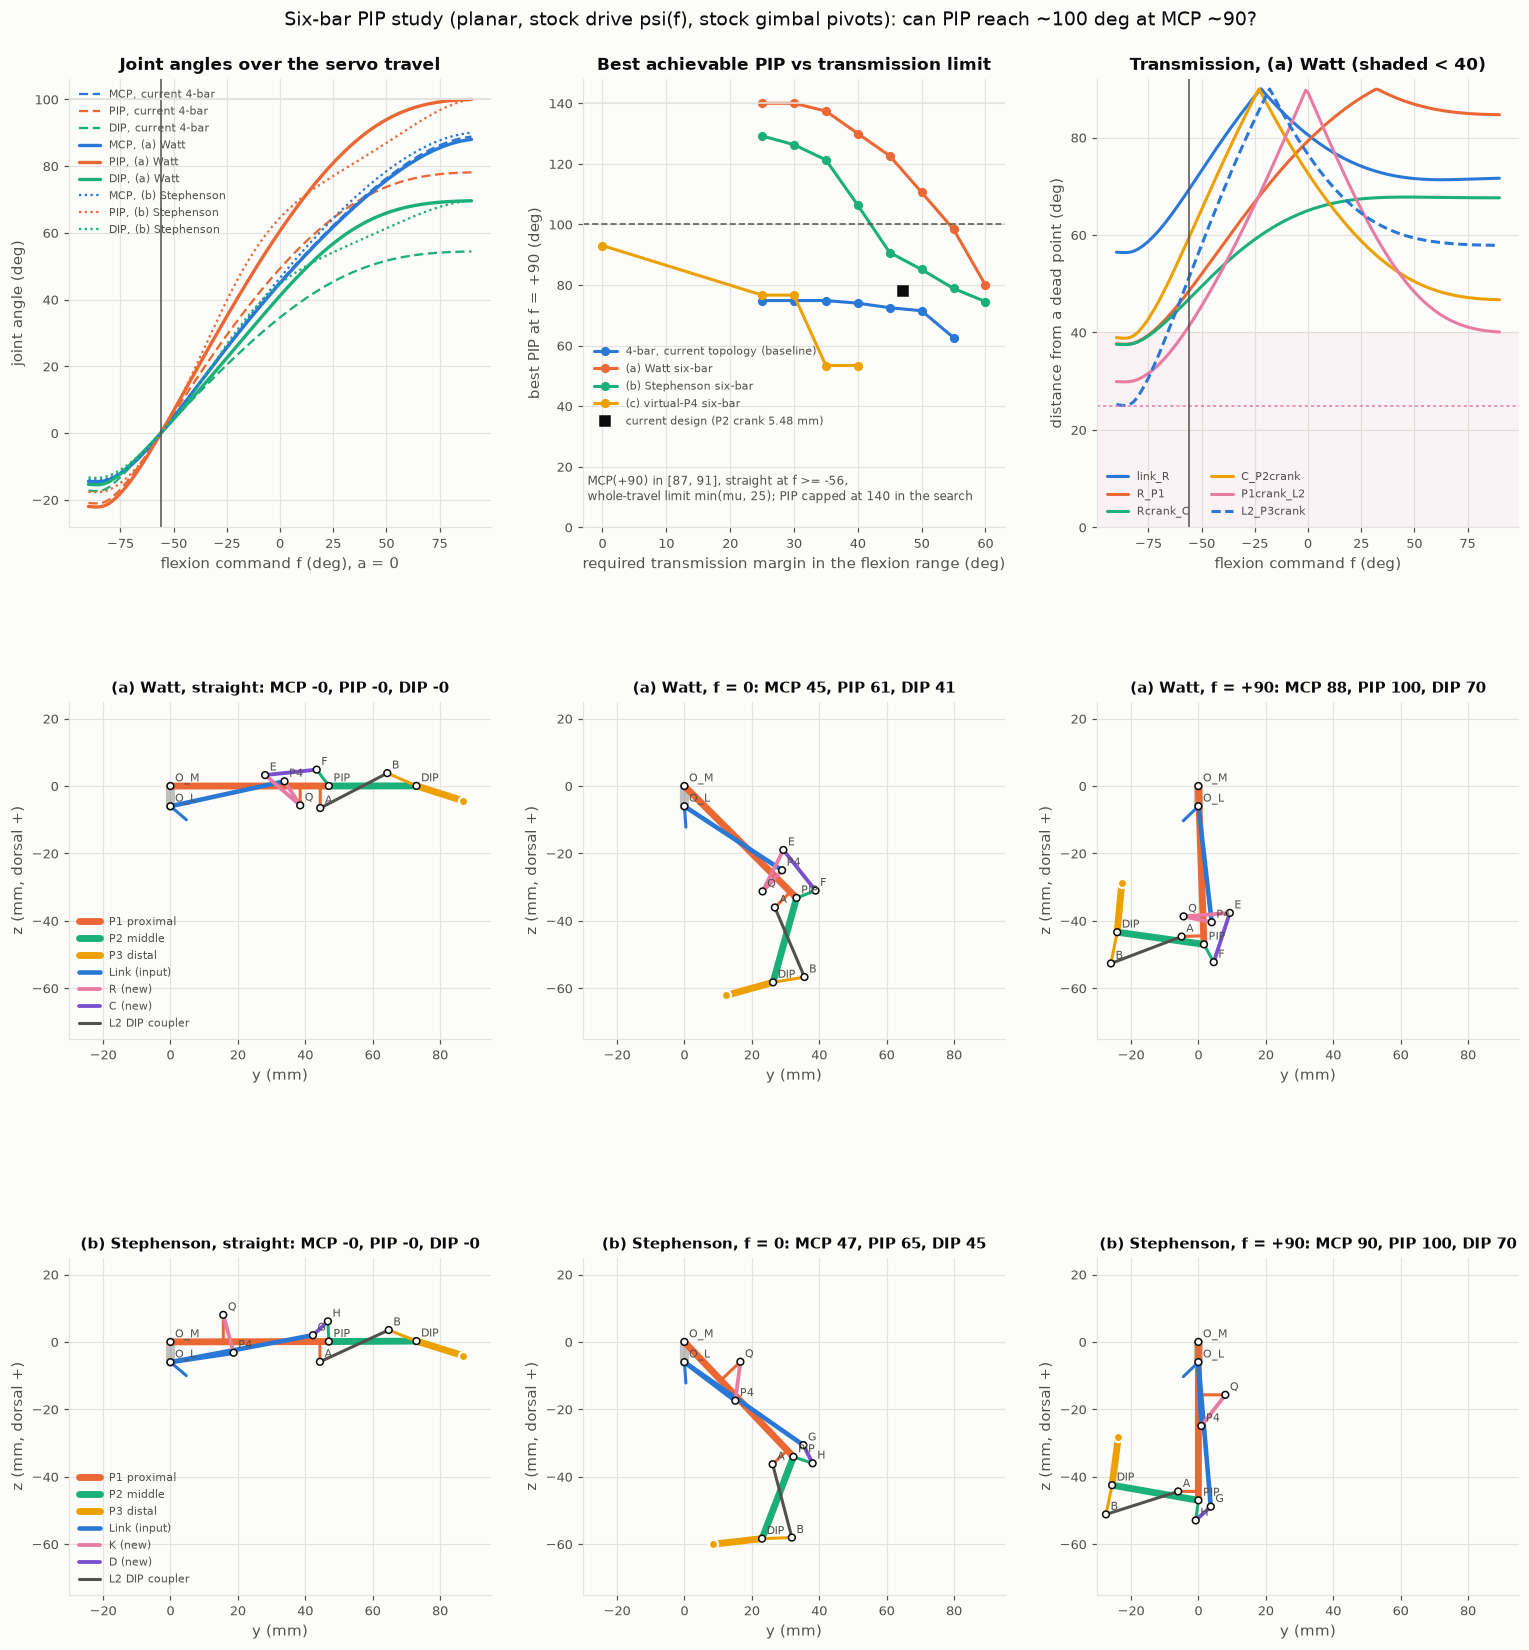

Reproduce this figure in Python.
#!/usr/bin/env python3
"""Six-bar PIP study for the 3-phalanx AmazingHand finger (planar; no CAD, no MuJoCo edits).

Question
--------
With the stock drive left exactly as it is (two SCS0009 servos, horns, rods, gimbal and Link base,
i.e. the measured Link-base angle psi(f) in three_segment/data/stock_flex_line.npz, and the stock
ground pivots MCP O_M = (0, 0) and Link pivot O_L = (0, -6) on the gimbal), can extra *passive*
links in the finger raise PIP from 78 deg (current crossed four-bar, design.json) to ~100 deg at
MCP ~85-90 deg (full servo travel f = +90), with DIP ~0.7 PIP and acceptable transmission?

Frame and conventions are those of three_segment/linkage.py: points (y, z) in mm in the finger
design frame, straight pose; y distal, z dorsal; flexion positive turns +y towards -z,
R(t) = [[c, s], [-s, c]]. P1 MCP->PIP 47, P2 PIP->DIP 26, P3 DIP->tip site 13.85 mm (unchanged).

Layouts (all 1-DOF, Link = only input; with a binary ground these are the useful six-bars)
  4bar   current topology (gimbal-Link-P2-P1, crossed), re-optimised under the same rules: baseline
  watt   (a) Watt six-bar. Loop 1 gimbal-Link-R-P1: the Link drives a rocker R pivoted on P1 at Q
         (Link/R pin P4) -> MCP. Stage 2 on P1: R (crank Q-E) -> coupler C (E-F) -> P2 (crank
         PIP-F) maps R's rotation relative to P1 to PIP with a shaped gain.
  steph  (b) Stephenson six-bar. Link -> binary K (P4-Q) -> P1 gives MCP; a second Link pin G ->
         binary D (G-H) -> P2 gives PIP (P2 is driven by the Link/P1 relative motion).
  vp     (c) Stephenson six-bar, "virtual P4": P2 hangs from the Link on two binary links
         X (U1-V1) and Y (U2-V2) instead of the single pin P4, so the instant centre of P2 relative
         to the Link moves (a physical P2 crank must be >= 6 mm, a virtual one need not be).
Loop 2 (DIP) is the existing crossed four-bar P2-P1-L2-P3 (A on P1, B on P3); it only sees the
PIP angle, so it is re-synthesised for DIP = 0.7 PIP of each new design.

Rules (all checked over the whole servo travel f = -90..+90 unless stated)
  * assembles on the straight-pose branch everywhere (closed-form circle intersections, fixed
    branch sign; for vp the input psi(alpha) must be monotonic over a single branch),
  * MCP and PIP monotonic over straight..full; MCP(f=+90) in [87, 91]; hyperextension >= -35,
  * transmission angles (distance from a dead point 0/180) >= MU_FL in the flexion range and
    >= MU_ALL over the whole travel, both ends of every four-bar (or equivalent four-bar),
  * pins on the same part >= 6 mm apart (2 mm pins, 1.5 mm walls), new pivots |z| <= 8 mm from the
    phalanx centre line and within the phalanx (checked in the host phalanx frame over the motion),
  * new bars and the Link arm clear the PIP pin (and P1's new pin) in-plane by >= 0.5 mm
    (bar half-width 2, pin radius 1), since those pins run through every layer,
  * straight pose no earlier than the current design (f_straight >= -56: same abduction room).
Searches (scipy differential evolution, deterministic seeds, + bounded Nelder-Mead polish, like
three_segment/synth_linkage.py; independent runs are spread over a process pool):
  maxpip   maximise PIP(+90) for each flexion-range transmission limit MU_LEVELS (trade-off curve),
  target   PIP(+90) 100-104 at MCP 88-90, curl no worse than the current design (rms <= 10 deg from
           PIP = 1.12 MCP), then maximise the transmission margins  -> the recommended designs,
  target6  the same with a near-proportional curl (rms <= 6 deg): sensitivity only.
The target designs are rounded to 0.05 mm, get a re-synthesised loop 2 (DIP = 0.7 PIP), and are
verified with an independent Newton solver on the generic body/pin model, which also gives the
pin-play (backlash) stack and tip-speed / PIP-gain ratios (force capacity per Link torque).

Usage:  python sixbar_study.py [--quick] [--workers 16] [--seeds 1 2 3 4]
        (full run ~10-15 min on 16 cores; --quick is a ~1 min smoke test with a small budget)
Writes sixbar_report.txt and sixbar_study.png next to this file.
"""

import argparse
import json
import sys
import time
from multiprocessing import Pool
from pathlib import Path

import numpy as np
from scipy.optimize import differential_evolution, minimize

HERE = Path(__file__).resolve().parent
REPO = HERE.parents[3]
TS = REPO / "Demo" / "AHSimulation" / "three_segment"
sys.path.insert(0, str(TS))
from linkage import Design, O_L, O_M, ang, circ_int, cross, rot, seg_dist, vec_angle, wrap  # noqa: E402
import plotstyle as ps  # noqa: E402  (sets the Agg backend)

# ------------------------------------------------------------------ fixed data
DESIGN = json.loads((REPO / "cad" / "five_finger" / "three_segment" / "design.json").read_text())
L1, L2 = DESIGN["geometry"]["L1"], DESIGN["geometry"]["L2"]
PIP0, DIP0 = np.array([L1, 0.0]), np.array([L1 + L2, 0.0])
TIP0 = np.array(DESIGN["geometry"]["tip"])
_drive = np.load(TS / "data" / "stock_flex_line.npz")
F_EVAL = np.arange(-90.0, 90.01, 1.0)
PSI = np.radians(np.interp(F_EVAL, _drive["f"], _drive["psi"]))
_mono = np.argmin(_drive["psi"])  # psi(f) has a 0.07 deg dip at f = -87.5; use the monotonic part
_PSI_M, _F_M = _drive["psi"][_mono:], _drive["f"][_mono:]
PSI_S_CUR = DESIGN["drive"]["psi_straight_deg"]  # -14.25 deg -> straight at f = -56

VIOLET = "#7a4fd0"  # second new link in the sketches (the 5-colour palette is taken by Link/P1/P2/P3/first new link)
PIN_R, BAR_HALF, GAP = 1.0, 2.0, 0.5  # pin radius, link half-width, in-plane gap (mm)
PIN_MIN, Z_ENV = 6.0, 8.0  # same-part pin spacing, |z| envelope of new pivots (mm)
MCP_LO, MCP_HI, HYPER_MIN = 87.0, 91.0, -35.0
PIP_CAP = 140.0
PLAY = 0.05  # radial pin play per joint (mm), as in the README's backlash estimate
MU_LEVELS = (25.0, 30.0, 35.0, 40.0, 45.0, 50.0, 55.0, 60.0)  # flexion-range transmission limits swept
VP_LEVELS = (0.0, 25.0, 30.0, 35.0, 40.0)  # (c) cannot reach the target even unconstrained: fewer levels
MU_FL_REC, MU_ALL_REC = 40.0, 25.0  # the recommended-design rule (same as synth_linkage.py)
K_TARGET = 100.0 / 89.0  # target curl PIP ~1.12 MCP (synth_linkage.py: 1.11)
# allowed rms deviation from that curl: 'target' = no worse than the current design (10.2 deg), 'target6' = near-proportional
TARGET_RMS = {"target": 10.0, "target6": 6.0}

# loop 2 search box: A - PIP (y, z) palm side, B - DIP (y, z) dorsal side (crossed, like the current design)
B_LOOP2 = [(-10.0, 4.0), (-8.0, 0.0), (-10.0, 5.0), (0.0, 8.0)]
ALPHA = np.radians(np.arange(-170.0, 170.01, 0.5))  # vp: driving parameter grid (rocker X angle)
I0 = int(np.argmin(np.abs(ALPHA)))

LINES = []


def out(*a):
    s = " ".join(str(x) for x in a)
    LINES.append(s)
    print(s, flush=True)


def f_of_psi(psi_deg):
    return float(np.interp(psi_deg, _PSI_M, _F_M))


def margin(mu):
    return np.minimum(mu, 180.0 - mu)


def nrm(v):
    return float(np.hypot(v[0], v[1]))


def line_h(p, q):
    """Homogeneous line through points p, q (..., 2)."""
    one = np.ones(np.broadcast_shapes(np.shape(p)[:-1], np.shape(q)[:-1]) + (1,))
    P = np.concatenate([np.broadcast_to(p, one.shape[:-1] + (2,)), one], -1)
    Q = np.concatenate([np.broadcast_to(q, one.shape[:-1] + (2,)), one], -1)
    return np.cross(P, Q)


def hdir(ic, p):
    """w * (IC - p) for a homogeneous point IC: a direction from p to IC that stays defined when IC
    is at infinity (then it is the common direction of the two lines)."""
    return ic[..., :2] - ic[..., 2:3] * p


def env_v(pts, ylo, yhi):
    """Envelope violation (mm) of points (..., 2) in their host phalanx frame."""
    pts = np.atleast_2d(pts)
    return float(max(0.0, np.abs(pts[:, 1]).max() - Z_ENV) + max(0.0, ylo - pts[:, 0].min()) +
                 max(0.0, pts[:, 0].max() - yhi))


def to_p1(p, mcp):
    """Ground-frame points -> P1 frame (straight-pose coordinates); O_M is the origin."""
    return rot(p, -mcp)


def clr(pin, a, b):
    return float(seg_dist(pin, a, b).min() - (PIN_R + BAR_HALF))


def fail(n):
    return dict(ok=False, nbad=float(n))


# ------------------------------------------------------------------ layouts (closed-form position analysis)
def solve_4bar(x, psi, full=False):
    """Current topology: Link pin P4 on P2; P2 is the coupler of gimbal-Link-P2-P1."""
    psi_s, P4_0 = np.radians(x[0]), np.asarray(x[1:3])
    c = nrm(P4_0 - PIP0)
    sg = np.sign(cross(P4_0, PIP0))
    P4 = O_L + rot(P4_0 - O_L, psi - psi_s)
    PIP, ok = circ_int(O_M, L1, P4, c, sg)
    if not ok.all():
        return fail((~ok).sum())
    mcp = -wrap(ang(PIP))
    pip = wrap(-wrap(ang(P4 - PIP) - ang(P4_0 - PIP0)) - mcp)
    P4_1, OL_1 = to_p1(P4, mcp), to_p1(np.broadcast_to(O_L, P4.shape), mcp)
    s = dict(ok=True, mcp=mcp, pip=pip,
             mu=dict(link_P2crank=vec_angle(P4 - O_L, PIP - P4), P2crank_P1=vec_angle(PIP, P4 - PIP)),
             pairs=dict(P2_crank_P4_PIP=c),
             env=dict(P4=env_v(P4_1, 10, L1 + 6)),
             clear=dict(link_vs_PIPpin=clr(PIP0, OL_1, P4_1)))
    s["p1pins"], s["p2pins"] = {}, dict(P4=P4_0)
    s["bars_p1"] = dict(Link=(OL_1, P4_1))
    if full:
        s["pts"] = dict(P4=P4)
        s["bars"] = [("Link", "O_L", "P4", 0)]
        s["joints"] = [("g", "link", O_L), ("g", "p1", O_M), ("link", "p2", P4_0), ("p1", "p2", PIP0)]
        s["geom"] = dict(P4=P4_0)
    return s


def solve_watt(x, psi, full=False):
    """(a) Watt: Link -(P4)- R -(Q on P1); R -(E)- C -(F)- P2."""
    psi_s = np.radians(x[0])
    P4_0, Q0, E0, F0 = (np.asarray(x[i:i + 2]) for i in (1, 3, 5, 7))
    rQ, cR, rE = nrm(Q0), nrm(P4_0 - Q0), nrm(E0 - Q0)
    rF, cC = nrm(F0 - PIP0), nrm(F0 - E0)
    sg1 = np.sign(cross(P4_0, Q0))
    sg2 = np.sign(cross(E0 - PIP0, F0 - PIP0))
    P4 = O_L + rot(P4_0 - O_L, psi - psi_s)
    Q, ok1 = circ_int(O_M, rQ, P4, cR, sg1)
    if not ok1.all():
        return fail(2 * (~ok1).sum())
    mcp = -wrap(ang(Q) - ang(Q0))
    thR = -wrap(ang(P4 - Q) - ang(P4_0 - Q0))
    rel = wrap(thR - mcp)  # R relative to P1
    E = Q0 + rot(E0 - Q0, rel)  # P1 frame
    F, ok2 = circ_int(PIP0, rF, E, cC, sg2)  # P1 frame
    if not ok2.all():
        return fail((~ok2).sum())
    pip = -wrap(ang(F - PIP0) - ang(F0 - PIP0))
    P4_1, OL_1 = to_p1(P4, mcp), to_p1(np.broadcast_to(O_L, P4.shape), mcp)
    Qb = np.broadcast_to(Q0, E.shape)
    s = dict(ok=True, mcp=mcp, pip=pip,
             mu=dict(link_R=vec_angle(P4 - O_L, Q - P4), R_P1=vec_angle(Q, P4 - Q),
                     Rcrank_C=vec_angle(E - Q0, F - E), C_P2crank=vec_angle(F - E, F - PIP0)),
             pairs=dict(R_P4_Q=cR, R_Q_E=rE, R_P4_E=nrm(E0 - P4_0), C_E_F=cC, P1_Q_PIP=nrm(Q0 - PIP0),
                        P2_F_PIP=rF, P2_F_DIP=nrm(F0 - DIP0)),
             env=dict(Q=env_v(Q0, 10, L1 + 2), P4=env_v(P4_1, 10, L1 + 6), E=env_v(E, 10, L1 + 6),
                      F=env_v(F0, L1 - 8, L1 + L2)),
             clear=dict(link_vs_PIPpin=clr(PIP0, OL_1, P4_1), R_QP4_vs_PIPpin=clr(PIP0, Qb, P4_1),
                        R_QE_vs_PIPpin=clr(PIP0, Qb, E), C_vs_PIPpin=clr(PIP0, E, F),
                        link_vs_Qpin=clr(Q0, OL_1, P4_1), C_vs_Qpin=clr(Q0, E, F)))
    s["p1pins"] = dict(Q=np.broadcast_to(Q0, E.shape), E=E)  # pins living on P1 or moving within it
    s["p2pins"] = dict(F=F0)
    s["bars_p1"] = dict(Link=(OL_1, P4_1), R_QP4=(Qb, P4_1), R_QE=(Qb, E), C=(E, F))
    if full:
        s["pts"] = dict(P4=P4, Q=Q, E=rot(E, mcp), F=rot(F, mcp))
        s["bars"] = [("Link", "O_L", "P4", 0), ("R", "Q", "P4", 4), ("R", "Q", "E", 4), ("C", "E", "F", 3)]
        s["joints"] = [("g", "link", O_L), ("g", "p1", O_M), ("link", "r", P4_0), ("r", "p1", Q0),
                       ("r", "c", E0), ("c", "p2", F0), ("p1", "p2", PIP0)]
        s["geom"] = dict(P4=P4_0, Q=Q0, E=E0, F=F0)
    return s


def solve_steph(x, psi, full=False):
    """(b) Stephenson: Link -(P4)- K -(Q)- P1 for MCP; Link -(G)- D -(H)- P2 for PIP."""
    psi_s = np.radians(x[0])
    P4_0, Q0, G0, H0 = (np.asarray(x[i:i + 2]) for i in (1, 3, 5, 7))
    rQ, cK = nrm(Q0), nrm(P4_0 - Q0)
    rH, cD = nrm(H0 - PIP0), nrm(H0 - G0)
    sg1 = np.sign(cross(P4_0, Q0))
    sg2 = np.sign(cross(G0 - PIP0, H0 - PIP0))
    d = psi - psi_s
    P4, G = O_L + rot(P4_0 - O_L, d), O_L + rot(G0 - O_L, d)
    Q, ok1 = circ_int(O_M, rQ, P4, cK, sg1)
    if not ok1.all():
        return fail(2 * (~ok1).sum())
    mcp = -wrap(ang(Q) - ang(Q0))
    PIP = rot(PIP0, mcp)
    H, ok2 = circ_int(PIP, rH, G, cD, sg2)
    if not ok2.all():
        return fail((~ok2).sum())
    pip = wrap(-wrap(ang(H - PIP) - ang(H0 - PIP0)) - mcp)
    # instant centre of the Link relative to P1 (Kennedy: on line O_M-O_L and on line P4-Q)
    ic = np.cross(line_h(O_M, O_L), line_h(P4, Q))
    P4_1, G_1, OL_1 = to_p1(P4, mcp), to_p1(G, mcp), to_p1(np.broadcast_to(O_L, P4.shape), mcp)
    H_1 = to_p1(H, mcp)
    Qb = np.broadcast_to(Q0, P4.shape)
    s = dict(ok=True, mcp=mcp, pip=pip,
             mu=dict(link_K=vec_angle(P4 - O_L, Q - P4), K_P1=vec_angle(Q, P4 - Q),
                     linkrelP1_D=vec_angle(hdir(ic, G), H - G), D_P2crank=vec_angle(H - G, H - PIP)),
             pairs=dict(link_P4_G=nrm(G0 - P4_0), K_P4_Q=cK, D_G_H=cD, P1_Q_PIP=nrm(Q0 - PIP0), P2_H_PIP=rH,
                        P2_H_DIP=nrm(H0 - DIP0)),
             env=dict(Q=env_v(Q0, 10, L1 + 2), P4=env_v(P4_1, 10, L1 + 6), G=env_v(G_1, 10, L1 + 6),
                      H=env_v(H0, L1 - 8, L1 + L2)),
             clear=dict(linkP4_vs_PIPpin=clr(PIP0, OL_1, P4_1), linkG_vs_PIPpin=clr(PIP0, OL_1, G_1),
                        K_vs_PIPpin=clr(PIP0, P4_1, Qb), D_vs_PIPpin=clr(PIP0, G_1, H_1),
                        linkP4_vs_Qpin=clr(Q0, OL_1, P4_1), linkG_vs_Qpin=clr(Q0, OL_1, G_1),
                        D_vs_Qpin=clr(Q0, G_1, H_1)))
    s["p1pins"] = dict(Q=Qb, P4=P4_1, G=G_1)
    s["p2pins"] = dict(H=H0)
    s["bars_p1"] = dict(Link_P4=(OL_1, P4_1), Link_G=(OL_1, G_1), K=(P4_1, Qb), D=(G_1, H_1))
    if full:
        s["pts"] = dict(P4=P4, Q=Q, G=G, H=H)
        s["bars"] = [("Link", "O_L", "P4", 0), ("Link", "O_L", "G", 0), ("K", "P4", "Q", 4), ("D", "G", "H", 3)]
        s["joints"] = [("g", "link", O_L), ("g", "p1", O_M), ("link", "k", P4_0), ("k", "p1", Q0),
                       ("link", "d", G0), ("d", "p2", H0), ("p1", "p2", PIP0)]
        s["geom"] = dict(P4=P4_0, Q=Q0, G=G0, H=H0)
    return s


def solve_vp(x, psi, full=False):
    """(c) virtual P4: P2 hangs from the Link on X (U1-V1) and Y (U2-V2).
    Solved in the Link frame by the rocker angle alpha of X (closed form), then psi(alpha) is inverted
    (it must be monotonic on one branch over the whole travel, otherwise the Link would hit a limit)."""
    psi_s = np.radians(x[0])
    U1, U2, V1_0, V2_0 = (np.asarray(x[i:i + 2]) for i in (1, 3, 5, 7))
    rY, cV = nrm(V2_0 - U2), nrm(V2_0 - V1_0)
    sg = np.sign(cross(V1_0 - U2, V2_0 - U2))
    V1 = U1 + rot(V1_0 - U1, ALPHA)
    V2, oka = circ_int(U2, rY, V1, cV, sg)
    beta = -wrap(ang(V2 - V1) - ang(V2_0 - V1_0))  # P2 flexion relative to the Link
    PIPL = V1 + rot(PIP0 - V1_0, beta)
    sgo = np.sign(cross(PIP0 - O_L, O_M - O_L))
    OML, okb = circ_int(O_L, 6.0, PIPL, L1, sgo)  # MCP pivot seen from the Link
    ok = oka & okb
    if not ok[I0]:
        return fail(200)
    delta = wrap(ang(OML - O_L) - ang(O_M - O_L))  # Link flexion relative to the gimbal
    dd = np.diff(delta)
    sgn = np.sign(dd[I0]) if dd[I0] != 0 else 1.0
    good = ok[:-1] & ok[1:] & (dd * sgn > 1e-7)
    bad = np.flatnonzero(~good)
    r = bad[bad >= I0].min() if (bad >= I0).any() else len(ALPHA) - 1
    lft = bad[bad < I0].max() + 1 if (bad < I0).any() else 0
    seg = slice(lft, r + 1)
    dl = delta[seg]
    lo, hi = psi_s + dl.min(), psi_s + dl.max()
    unc = max(0.0, lo - psi.min()) + max(0.0, psi.max() - hi)
    if unc > 0:
        return fail(np.degrees(unc) / 2 + 1)
    order = np.argsort(dl)
    dsort = dl[order]

    def at(v):  # resample alpha-grid quantities at the requested psi
        v = v[seg][order]
        if v.ndim == 1:
            return np.interp(psi - psi_s, dsort, v)
        return np.stack([np.interp(psi - psi_s, dsort, v[:, k]) for k in range(v.shape[1])], -1)

    mcp_a = wrap(delta - ang(PIPL - OML))
    pip_a = wrap(delta + beta - mcp_a)
    ic = np.cross(line_h(U1, V1), line_h(U2, V2))  # instant centre of P2 relative to the Link
    mu_a = dict(link_eqcrank=vec_angle(hdir(ic, O_L), -hdir(ic, PIPL)),
                eqcrank_P1=vec_angle(PIPL - OML, hdir(ic, PIPL)),
                X_P2=vec_angle(V1 - U1, V2 - V1), Y_P2=vec_angle(V2 - U2, V1 - V2))
    mcp, pip, dl_i = at(mcp_a), at(pip_a), psi - psi_s
    mu = {k: at(np.nan_to_num(v)) for k, v in mu_a.items()}
    # Link pins in the P1 frame: ground = O_L + rot(U - O_L, delta); P1 = rot(ground, -mcp)
    U1_1 = to_p1(O_L + rot(U1 - O_L, dl_i), mcp)
    U2_1 = to_p1(O_L + rot(U2 - O_L, dl_i), mcp)
    OL_1 = to_p1(np.broadcast_to(O_L, U1_1.shape), mcp)
    V1_1, V2_1 = PIP0 + rot(V1_0 - PIP0, pip), PIP0 + rot(V2_0 - PIP0, pip)
    s = dict(ok=True, mcp=mcp, pip=pip, mu=mu,
             pairs=dict(link_U1_U2=nrm(U2 - U1), X_U1_V1=nrm(V1_0 - U1), Y_U2_V2=rY, P2_V1_V2=cV,
                        P2_V1_PIP=nrm(V1_0 - PIP0), P2_V2_PIP=nrm(V2_0 - PIP0), P2_V1_DIP=nrm(V1_0 - DIP0),
                        P2_V2_DIP=nrm(V2_0 - DIP0)),
             env=dict(U1=env_v(U1_1, 10, L1 + 6), U2=env_v(U2_1, 10, L1 + 6), V1=env_v(V1_0, L1 - 8, L1 + L2),
                      V2=env_v(V2_0, L1 - 8, L1 + L2)),
             clear=dict(linkU1_vs_PIPpin=clr(PIP0, OL_1, U1_1), linkU2_vs_PIPpin=clr(PIP0, OL_1, U2_1),
                        X_vs_PIPpin=clr(PIP0, U1_1, V1_1), Y_vs_PIPpin=clr(PIP0, U2_1, V2_1)))
    s["p1pins"] = dict(U1=U1_1, U2=U2_1)
    s["p2pins"] = dict(V1=V1_0, V2=V2_0)
    s["bars_p1"] = dict(Link_U1=(OL_1, U1_1), Link_U2=(OL_1, U2_1), X=(U1_1, V1_1), Y=(U2_1, V2_1))
    if full:
        g = lambda p1: rot(p1, mcp)  # noqa: E731
        s["pts"] = dict(U1=g(U1_1), U2=g(U2_1), V1=g(V1_1), V2=g(V2_1))
        s["bars"] = [("Link", "O_L", "U1", 0), ("Link", "O_L", "U2", 0), ("X", "U1", "V1", 4), ("Y", "U2", "V2", 3)]
        s["joints"] = [("g", "link", O_L), ("g", "p1", O_M), ("link", "x", U1), ("x", "p2", V1_0),
                       ("link", "y", U2), ("y", "p2", V2_0), ("p1", "p2", PIP0)]
        s["geom"] = dict(U1=U1, U2=U2, V1=V1_0, V2=V2_0)
    return s


SOLVERS = dict(**{"4bar": solve_4bar}, watt=solve_watt, steph=solve_steph, vp=solve_vp)
PS_B = (PSI_S_CUR, 4.0)  # straight pose no earlier than the current design (f_s >= -56: same abduction room)
LAYOUTS = {
    "4bar": dict(label="4-bar, current topology (baseline)", pnames=["psi_s", "P4y", "P4z"],
                 bounds=[PS_B, (35, 60), (-8, 8)], parts=0, pins=0),
    "watt": dict(label="(a) Watt six-bar", pnames=["psi_s", "P4y", "P4z", "Qy", "Qz", "Ey", "Ez", "Fy", "Fz"],
                 bounds=[PS_B, (28, 53), (-8, 8), (28, 49), (-8, 8), (28, 53), (-8, 8), (39, 62), (-8, 8)],
                 parts=2, pins=3),
    "steph": dict(label="(b) Stephenson six-bar", pnames=["psi_s", "P4y", "P4z", "Qy", "Qz", "Gy", "Gz", "Hy", "Hz"],
                  bounds=[PS_B, (10, 53), (-8, 8), (10, 49), (-8, 8), (10, 53), (-8, 8), (39, 62), (-8, 8)],
                  parts=2, pins=3),
    "vp": dict(label="(c) virtual-P4 six-bar", pnames=["psi_s", "U1y", "U1z", "U2y", "U2z", "V1y", "V1z", "V2y", "V2z"],
               bounds=[PS_B, (25, 53), (-8, 8), (25, 53), (-8, 8), (39, 62), (-8, 8), (39, 62), (-8, 8)],
               parts=2, pins=3),
}


# ------------------------------------------------------------------ cost
def score(s, x, mode, mu_fl, mu_all):
    mcp, pip = np.degrees(s["mcp"]), np.degrees(s["pip"])
    f_s = f_of_psi(x[0])
    fl = F_EVAL >= f_s - 1e-9
    M = margin(np.array(list(s["mu"].values())))
    m_fl, m_all = M[:, fl].min(), M.min()
    vdeg = [max(0, mu_fl - m_fl), max(0, mu_all - m_all), max(0, MCP_LO - mcp[-1]), max(0, mcp[-1] - MCP_HI),
            np.clip(-np.diff(mcp[fl]), 0, None).sum() + np.clip(-np.diff(pip[fl]), 0, None).sum(),
            max(0, HYPER_MIN - mcp.min()), max(0, HYPER_MIN - pip.min())]
    vmm = [max(0, PIN_MIN - d) for d in s["pairs"].values()] + list(s["env"].values()) + \
          [max(0, GAP - c) for c in s["clear"].values()]
    pen = sum(3 * v + 30 * v * v for v in vdeg) + sum(20 * v + 200 * v * v for v in vmm)
    pip90 = pip[-1]
    rms = float(np.sqrt(np.mean((pip[fl] - K_TARGET * mcp[fl]) ** 2)))
    if mode == "maxpip":
        c = -min(pip90, PIP_CAP)
    else:  # "target": PIP 100-104 at MCP 88-90, near-proportional curl, then maximise the transmission margins
        v = [max(0, 100.0 - pip90), max(0, pip90 - 104.0), max(0, 88.0 - mcp[-1]), max(0, mcp[-1] - 90.0),
             max(0, rms - TARGET_RMS[mode])]
        c = sum(3 * u + 30 * u * u for u in v) - 0.3 * min(m_fl, 70.0) - 0.15 * min(m_all, 50.0)
    return c + pen, dict(f_s=f_s, mcp90=mcp[-1], pip90=pip90, m_fl=m_fl, m_all=m_all, pen=pen, vdeg=vdeg, vmm=vmm,
                         rms=rms)


def nx(lay):
    return len(LAYOUTS[lay]["bounds"])


def bounds_for(lay, mode):
    """Target modes synthesise loop 2 (A, B) jointly: A and the six-bar's new P1 pins compete for the
    same corner of P1 next to the PIP, so loop 2 cannot simply be added afterwards."""
    return LAYOUTS[lay]["bounds"] + (B_LOOP2 if mode.startswith("target") else [])


def cost(x, lay, mode, mu_fl, mu_all):
    x = np.asarray(x, float)
    n = nx(lay)
    s = SOLVERS[lay](x[:n], PSI)
    if not s["ok"]:
        return 1e7 + 1e4 * s["nbad"]  # above any constraint penalty of an assembling design
    c, info = score(s, x[:n], mode, mu_fl, mu_all)
    if len(x) > n:
        c += cost2(x[n:], s["pip"], F_EVAL >= info["f_s"] - 1e-9, s["p1pins"], s["p2pins"], s["bars_p1"])
    return c


def de_task(task):
    """One serial DE run + bounded Nelder-Mead polish; tasks run in parallel over seeds/levels."""
    lay, mode, mu_fl, mu_all, seed, (pop, it) = task
    b = bounds_for(lay, mode)
    args = (lay, mode, mu_fl, mu_all)
    t = time.time()
    r = differential_evolution(cost, b, args=args, seed=seed, tol=1e-9, polish=False, maxiter=it, popsize=pop,
                               mutation=(0.5, 1.0), recombination=0.8, init="sobol")
    x, c = r.x, float(r.fun)
    for _ in range(2):
        p = minimize(cost, x, args=args, method="Nelder-Mead", bounds=b,
                     options=dict(xatol=1e-6, fatol=1e-9, maxiter=8000, adaptive=True))
        if p.fun < c:
            x, c = p.x, float(p.fun)
    return task, np.asarray(x), c, time.time() - t


def round_design(lay, x, mode, mu_fl, mu_all):
    """Round to 0.05 mm / 0.05 deg (CAD-friendly). Rounding alone can tip a design that sits exactly on
    a constraint, so search the 3^n rounding neighbourhood (six-bar part, then loop 2), then greedy passes."""
    b = np.array(bounds_for(lay, mode))
    x0 = np.clip(np.round(np.asarray(x) / 0.05) * 0.05, b[:, 0], b[:, 1])
    f = lambda xx: cost(np.clip(xx, b[:, 0], b[:, 1]), lay, mode, mu_fl, mu_all)  # noqa: E731
    best, cb = x0, f(x0)
    for sl in (slice(0, nx(lay)), slice(nx(lay), len(x0))):
        k = len(range(*sl.indices(len(x0))))
        if k == 0:
            continue
        base = best.copy()
        for d in np.array(np.meshgrid(*[[-0.05, 0.0, 0.05]] * k, indexing="ij")).reshape(k, -1).T:
            xx = base.copy()
            xx[sl] += d
            c = f(xx)
            if c < cb - 1e-12:
                best, cb = xx, c
    for _ in range(4):
        improved = False
        for i in range(len(best)):
            for d in (-0.05, 0.05):
                xx = best.copy()
                xx[i] += d
                c = f(xx)
                if c < cb - 1e-12:
                    best, cb, improved = xx, c, True
        if not improved:
            break
    return np.round(np.clip(best, b[:, 0], b[:, 1]), 4), cb


def evaluate(lay, x, mu_fl=MU_FL_REC, mu_all=MU_ALL_REC, mode="maxpip"):
    s = SOLVERS[lay](np.asarray(x, float), PSI, full=True)
    if not s["ok"]:
        return s, None
    c, info = score(s, x, mode, mu_fl, mu_all)
    info["cost"] = c
    info["feasible"] = max(info["vdeg"]) <= 0.2 and max(info["vmm"], default=0.0) <= 0.05  # tolerance of the penalty method
    return s, info


# ------------------------------------------------------------------ loop 2 (DIP) re-synthesis
def solve_loop2(y, pip):
    """Crossed four-bar on P2: P1 crank PIP-A, coupler L2 = AB, P3 crank DIP-B (as linkage.Design)."""
    A0, B0 = PIP0 + y[:2], DIP0 + y[2:4]
    rB, dAB = nrm(B0 - DIP0), nrm(B0 - A0)
    sg = np.sign(cross(A0 - DIP0, B0 - DIP0))
    A = PIP0 + rot(A0 - PIP0, -pip)  # P2 frame
    B, ok = circ_int(DIP0, rB, A, dAB, sg)
    dip = -wrap(ang(B - DIP0) - ang(B0 - DIP0))
    return dict(ok=ok, A0=A0, B0=B0, A=A, B=B, dip=dip,
                mu=dict(P1crank_L2=vec_angle(A - PIP0, B - A), L2_P3crank=vec_angle(B - A, B - DIP0)))


def loop2_rules(L, pip, fl, p1pins, p2pins, bars_p1):
    """Rule values of loop 2: margins, lengths, A-Q spacing (same part P1), hard clearances of L2 against
    the P2 pins and of the A pin (it runs through every layer) against every bar moving in P1, and soft
    L2-vs-bar overlaps (those only mean the parts must sit in different layers)."""
    A0, B0, A, B = L["A0"], L["B0"], L["A"], L["B"]
    pipd, dip = np.degrees(pip), np.degrees(L["dip"])
    M = margin(np.array(list(L["mu"].values())))
    r = dict(m_fl=M[:, fl].min(), m_all=M.min(), rA=nrm(A0 - PIP0), rB=nrm(B0 - DIP0),
             dip_short=max(0, 0.7 * pipd[-1] - 2 - dip[-1]), mono=np.clip(-np.diff(dip[fl]), 0, None).sum(),
             env=max(0, abs(A0[1]) - Z_ENV) + max(0, abs(B0[1]) - Z_ENV))
    if "Q" in p1pins:
        r["A_Q"] = nrm(A0 - p1pins["Q"][0])
    clear = dict(L2_vs_PIPpin=clr(PIP0, A, B), L2_vs_DIPpin=clr(DIP0, A, B))
    for k, p in p2pins.items():
        clear[f"L2_vs_{k}pin"] = clr(p, A, B)
    for k, (a, b) in bars_p1.items():
        clear[f"Apin_vs_{k}"] = clr(A0, a, b)
    Bp1 = PIP0 + rot(B - PIP0, pip)  # L2 in the P1 frame
    overlap = {k: min(seg_dist(A0 + t_ * (Bp1 - A0), a, b).min() for t_ in np.linspace(0, 1, 5)) - (2 * BAR_HALF + GAP)
               for k, (a, b) in bars_p1.items()}
    return r, clear, overlap


def cost2(y, pip, fl, p1pins, p2pins, bars_p1):
    L = solve_loop2(y, pip)
    if not L["ok"].all():
        return 1e7 + 1e4 * (~L["ok"]).sum()
    r, clear, overlap = loop2_rules(L, pip, fl, p1pins, p2pins, bars_p1)
    v = [max(0, MU_FL_REC - r["m_fl"]), max(0, MU_ALL_REC - r["m_all"]), r["mono"], r["dip_short"]]
    vmm = [max(0, PIN_MIN - r["rA"]), max(0, r["rA"] - 10), max(0, PIN_MIN - r["rB"]), max(0, r["rB"] - 10), r["env"]]
    if "A_Q" in r:
        vmm.append(max(0, PIN_MIN - r["A_Q"]))
    vmm += [max(0, GAP - c) for c in clear.values()]
    vmm += [0.2 * max(0, -o) for o in overlap.values()]  # soft: a different layer also fixes it
    pipd, dip = np.degrees(pip), np.degrees(L["dip"])
    c = np.mean((dip[fl] - 0.7 * pipd[fl]) ** 2) + 0.05 * (r["rA"] + r["rB"]) - 0.1 * min(r["m_fl"], 60)
    return c + sum(3 * x + 30 * x * x for x in v) + sum(20 * x + 200 * x * x for x in vmm)


def synth_loop2(pip, f_s, s, seed=3, quick=False):
    """DE (3 seeds) + Nelder-Mead for A, B; rounded to 0.05 mm (best of the 3^4 rounding neighbourhood)."""
    fl = F_EVAL >= f_s - 1e-9
    b2 = B_LOOP2
    args = (pip, fl, s.get("p1pins", {}), s.get("p2pins", {}), s.get("bars_p1", {}))
    best, cb = None, np.inf
    for sd in (seed, seed + 100, seed + 200)[:1 if quick else 3]:
        r = differential_evolution(cost2, b2, args=args, seed=sd, tol=1e-9, polish=False, maxiter=150 if quick else 400,
                                   popsize=20, mutation=(0.5, 1.0), recombination=0.8, init="sobol")
        p = minimize(cost2, r.x, args=args, method="Nelder-Mead", bounds=b2,
                     options=dict(xatol=1e-6, fatol=1e-9, maxiter=4000))
        y = p.x if p.fun <= r.fun else r.x
        y0 = np.round(y / 0.05) * 0.05
        for d in np.array(np.meshgrid(*[[-0.05, 0.0, 0.05]] * 4, indexing="ij")).reshape(4, -1).T:
            c = cost2(y0 + d, *args)
            if c < cb:
                best, cb = y0 + d, c
    return best, solve_loop2(best, pip)


# ------------------------------------------------------------------ generic body/pin model (verification)
def rmat(t):
    c, s = np.cos(t), np.sin(t)
    return np.array([[c, s], [-s, c]])


def drmat(t):
    c, s = np.cos(t), np.sin(t)
    return np.array([[-s, c], [-c, -s]])


class Generic:
    """Planar bodies (pose t, theta; straight pose = identity) joined by pins given as straight-pose
    points. The Link angle is prescribed; Newton with continuation along the servo travel."""

    def __init__(self, joints, psi_s):
        self.joints = joints
        self.bodies = sorted({b for j in joints for b in j[:2]} - {"g"})
        self.ix = {b: 3 * k for k, b in enumerate(self.bodies)}
        self.n = 3 * len(self.bodies)
        self.psi_s = psi_s
        assert 2 * len(joints) + 1 == self.n, (len(joints), self.n)

    def world(self, q, b, p):
        if b == "g":
            return np.asarray(p, float)
        k = self.ix[b]
        return q[k:k + 2] + rmat(q[k + 2]) @ p

    def res_jac(self, q, psi):
        r = np.zeros(self.n)
        J = np.zeros((self.n, self.n))
        for m, (bi, bj, p) in enumerate(self.joints):
            r[2 * m:2 * m + 2] = self.world(q, bi, p) - self.world(q, bj, p)
            for b, sgn in ((bi, 1.0), (bj, -1.0)):
                if b == "g":
                    continue
                k = self.ix[b]
                J[2 * m:2 * m + 2, k:k + 2] += sgn * np.eye(2)
                J[2 * m:2 * m + 2, k + 2] += sgn * drmat(q[k + 2]) @ p
        kl = self.ix["link"] + 2
        r[-1] = q[kl] - (psi - self.psi_s)
        J[-1, kl] = 1.0
        return r, J

    def newton(self, q, psi):
        for _ in range(30):
            r, J = self.res_jac(q, psi)
            dq = np.linalg.solve(J, -r)
            q = q + dq
            if np.abs(dq).max() < 1e-12:
                break
        r, J = self.res_jac(q, psi)
        return q, np.abs(r).max()

    def path(self, psis, i_s):
        """Solve at psis (servo-travel order) by continuation outwards from index i_s (straight)."""
        Q = np.zeros((len(psis), self.n))
        err = np.zeros(len(psis))
        q, _ = self.newton(np.zeros(self.n), self.psi_s)
        for rng in (range(i_s, len(psis)), range(i_s, -1, -1)):
            qq = q.copy()
            for i in rng:
                qq, err[i] = self.newton(qq, psis[i])
                Q[i] = qq
        return Q, err

    def theta(self, Q, b):
        return Q[:, self.ix[b] + 2]

    def sens(self, q, psi, sel):
        """Pin-play and speed analysis at one pose. sel(q) -> (value, d value / d q) row(s).
        Returns (worst-case output play for PLAY radial play in every pin, d value / d psi)."""
        _, J = self.res_jac(q, psi)
        Ji = np.linalg.inv(J)
        val, g = sel(q)
        g = np.atleast_2d(g)
        play = 0.0
        for m in range(len(self.joints)):
            G = g @ Ji[:, 2 * m:2 * m + 2]  # d value / d (pin offset), rows x 2
            play += np.linalg.norm(G, 2) * PLAY
        dpsi = g @ Ji[:, -1]
        return play, dpsi


def generic_check(lay, x, s, L2):
    """Independent Newton solution of the full finger (incl. loop 2) and pin-play / tip-speed ratios."""
    joints = list(s["joints"]) + [("p1", "l2", L2["A0"]), ("l2", "p3", L2["B0"]), ("p2", "p3", DIP0)]
    gm = Generic(joints, np.radians(x[0]))
    i_s = int(np.argmin(np.abs(PSI - np.radians(x[0]))))
    Q, err = gm.path(PSI, i_s)
    mcp = gm.theta(Q, "p1")
    pip = gm.theta(Q, "p2") - mcp
    dip = gm.theta(Q, "p3") - gm.theta(Q, "p2")
    rows = {}
    for f in (0.0, 45.0, 90.0):
        i = int(np.argmin(np.abs(F_EVAL - f)))
        q = Q[i]

        def sel_ang(q, a="p2", b="p1"):
            g = np.zeros(gm.n)
            g[gm.ix[a] + 2] += 1
            if b:
                g[gm.ix[b] + 2] -= 1
            return None, g

        def sel_tip(q):
            k = gm.ix["p3"]
            g = np.zeros((2, gm.n))
            g[:, k:k + 2] = np.eye(2)
            g[:, k + 2] = drmat(q[k + 2]) @ TIP0
            return None, g

        p_mcp, _ = gm.sens(q, PSI[i], lambda q: sel_ang(q, "p1", None))
        p_pip, d_pip = gm.sens(q, PSI[i], sel_ang)
        p_dip, _ = gm.sens(q, PSI[i], lambda q: sel_ang(q, "p3", "p2"))
        p_tip, v_tip = gm.sens(q, PSI[i], sel_tip)
        rows[f] = dict(play_mcp=np.degrees(p_mcp), play_pip=np.degrees(p_pip), play_dip=np.degrees(p_dip),
                       play_tip=p_tip, dpip_dpsi=float(d_pip[0]), vtip=float(np.linalg.norm(v_tip)))
    return dict(mcp=mcp, pip=pip, dip=dip, err=err.max(), rows=rows)


# ------------------------------------------------------------------ helpers for the report
def full_pose(lay, x, s, L2):
    """Ground-frame points of every pin for all f (for the sketches and the layer count)."""
    mcp, pip, dip = s["mcp"], s["pip"], L2["dip"]
    P = dict(O_M=np.broadcast_to(O_M, (len(PSI), 2)), O_L=np.broadcast_to(O_L, (len(PSI), 2)))
    P["PIP"] = rot(PIP0, mcp)
    th2 = mcp + pip
    P["DIP"] = P["PIP"] + rot(DIP0 - PIP0, th2)
    P["A"] = rot(L2["A0"], mcp)
    P["B"] = P["PIP"] + rot(L2["B"] - PIP0, th2)
    P["TIP"] = P["DIP"] + rot(TIP0 - DIP0, th2 + dip)
    P.update(s["pts"])
    return P


def seg_seg_min(a, b, c, d):
    return min(seg_dist(a + t * (b - a), c, d).min() for t in np.linspace(0, 1, 21))


def layer_count(bars, P):
    """Bars (centre-region parts) that overlap in-plane at any time (incl. at a shared pin) cannot
    share a layer; greedy colouring of that conflict graph = number of layers they need."""
    parts = {}
    for name, a, b, _ in bars:
        parts.setdefault(name, []).append((a, b))
    names = list(parts)
    conf = {n: set() for n in names}
    for i, n1 in enumerate(names):
        for n2 in names[i + 1:]:
            d = min(seg_seg_min(P[a], P[b], P[c], P[e]) for a, b in parts[n1] for c, e in parts[n2])
            if d < 2 * BAR_HALF + GAP:
                conf[n1].add(n2)
                conf[n2].add(n1)
    col = {}
    for n in sorted(names, key=lambda n: -len(conf[n])):
        used = {col[m] for m in conf[n] if m in col}
        col[n] = min(set(range(len(names) + 1)) - used)
    return 1 + max(col.values()), {n: sorted(conf[n]) for n in names}


def fidx(f):
    return int(np.argmin(np.abs(F_EVAL - f)))


NEW_PARTS = {"4bar": "", "watt": "R (ternary rocker on P1), C (coupler)", "steph": "K (MCP coupler), D (PIP coupler)",
             "vp": "X, Y (two P2 hangers)"}
NEW_PINS = {"4bar": "", "watt": "Q, E, F", "steph": "Q, G, H (P4 now joins Link-K)", "vp": "U1, U2, V1, V2 replace P4"}


def current_design():
    """design.json evaluated in this framework (4bar layout + its own loop 2)."""
    g = DESIGN["geometry"]
    x = np.array([PSI_S_CUR, *g["P4"]])
    s, info = evaluate("4bar", x)
    L = solve_loop2(np.r_[np.array(g["A"]) - PIP0, np.array(g["B"]) - DIP0], s["pip"])
    L["rules"] = loop2_rules(L, s["pip"], F_EVAL >= info["f_s"] - 1e-9, s["p1pins"], s["p2pins"], s["bars_p1"])
    ref = Design.from_json(DESIGN).solve(PSI)  # three_segment/linkage.py, the model the CAD and sim were built from
    dev = max(np.abs(ref[k] - v).max() for k, v in (("mcp", s["mcp"]), ("pip", s["pip"]), ("dip", L["dip"])))
    return x, s, info, L, np.degrees(dev)


def finish(lay, x, mode, mu_fl, mu_all, seed, quick):
    """Round, re-evaluate, (target modes: loop 2 came with the joint synthesis; otherwise synthesise it
    now), check the loop-2 rules, verify with the Newton model."""
    n = nx(lay)
    xr, _ = round_design(lay, x, mode, mu_fl, mu_all)
    s, info = evaluate(lay, xr[:n], mu_fl, mu_all, mode)
    if info is None or (not info["feasible"] and evaluate(lay, x[:n], mu_fl, mu_all, mode)[1]["feasible"]):
        xr = np.asarray(x)  # rounding broke it: keep the unrounded optimum (reported as such)
        s, info = evaluate(lay, xr[:n], mu_fl, mu_all, mode)
    if len(xr) > n:
        y = xr[n:]
    else:
        y, _ = synth_loop2(s["pip"], info["f_s"], s, seed=seed, quick=quick)
    L = solve_loop2(y, s["pip"])
    L["rules"] = loop2_rules(L, s["pip"], F_EVAL >= info["f_s"] - 1e-9, s["p1pins"], s["p2pins"], s["bars_p1"])
    g = generic_check(lay, xr[:n], s, L)
    return dict(lay=lay, x=xr[:n], y=y, s=s, info=info, L=L, g=g)


def overall(d):
    """Min transmission margins over every loop incl. loop 2, and whether every rule holds (tolerances of the
    penalty method: 0.2 deg, 0.05 mm)."""
    fl = F_EVAL >= d["info"]["f_s"] - 1e-9
    M = margin(np.array(list(d["s"]["mu"].values()) + list(d["L"]["mu"].values())))
    m_fl, m_all = M[:, fl].min(), M.min()
    mu_fl = MU_FL_REC if d["lay"] != "vp" else 25.0
    mu_all = MU_ALL_REC
    r2, c2, _ = d["L"]["rules"]
    ok = (d["info"]["feasible"] and m_fl >= mu_fl - 0.2 and m_all >= mu_all - 0.2 and r2["dip_short"] <= 0.2 and
          r2["rA"] >= PIN_MIN - 0.05 and r2["rB"] >= PIN_MIN - 0.05 and r2.get("A_Q", 99) >= PIN_MIN - 0.05 and
          r2["env"] <= 0.05 and min(c2.values()) >= GAP - 0.05)
    return m_fl, m_all, bool(ok)


def describe(tag, d, ref=None):
    lay, x, s, info, L, g = d["lay"], d["x"], d["s"], d["info"], d["L"], d["g"]
    out(f"\n== {tag}: {LAYOUTS[lay]['label']}")
    out("  parameters: " + ", ".join(f"{n} {v:.2f}" for n, v in zip(LAYOUTS[lay]["pnames"], x)))
    out(f"  drive: straight at Link angle psi_s = {x[0]:.2f} deg -> f_straight = {info['f_s']:.1f} deg (current design "
        f"-56.0); abduction-command room when straight +-{90 - abs(info['f_s']):.0f} deg")
    geom = s["geom"]
    out("  pivots (y, z) mm, straight pose: " + ", ".join(f"{k} ({v[0]:.2f}, {v[1]:.2f})" for k, v in geom.items()) +
        f", A ({L['A0'][0]:.2f}, {L['A0'][1]:.2f}), B ({L['B0'][0]:.2f}, {L['B0'][1]:.2f}); "
        "fixed: O_M (0, 0), O_L (0, -6), PIP (47, 0), DIP (73, 0)")
    lk = [k for k in geom if k in ("P4", "G", "U1", "U2")]
    out("  Link pins in the stock Link frame (cf. design.json P4_in_link_frame): " + ", ".join(
        f"{k} {np.round(O_L + rot(geom[k] - O_L, -np.radians(x[0])), 3).tolist()} (|O_L-{k}| {nrm(geom[k] - O_L):.2f})"
        for k in lk))
    out("  pin-to-pin lengths (mm): " + ", ".join(f"{k} {v:.2f}" for k, v in s["pairs"].items()) +
        f"; loop 2: L2 {nrm(L['B0'] - L['A0']):.2f}, PIP-A {nrm(L['A0'] - PIP0):.2f}, DIP-B {nrm(L['B0'] - DIP0):.2f}")
    mcp, pip, dip = np.degrees(s["mcp"]), np.degrees(s["pip"]), np.degrees(L["dip"])
    for f in (-90.0, round(info["f_s"]), 0.0, 45.0, 90.0):
        i = fidx(f)
        out(f"  f = {F_EVAL[i]:+4.0f} (psi {np.degrees(PSI[i]):5.1f}):  MCP {mcp[i]:6.1f}  PIP {pip[i]:6.1f}  DIP {dip[i]:6.1f}"
            f"   (P2 vs ground {mcp[i] + pip[i]:6.1f})")
    fl = F_EVAL >= info["f_s"] - 1e-9
    out(f"  coupling straight..full: PIP/MCP slope {np.polyfit(mcp[fl], pip[fl], 1)[0]:.3f}, rms dev. from "
        f"PIP = {K_TARGET:.3f} MCP {info['rms']:.1f} deg; DIP/PIP slope {np.polyfit(pip[fl], dip[fl], 1)[0]:.3f}, "
        f"rms dev. from DIP = 0.7 PIP {np.sqrt(np.mean((dip[fl] - 0.7 * pip[fl]) ** 2)):.2f} deg")
    out("  transmission, distance from a dead point (deg): flexion range / whole travel")
    for k, v in list(s["mu"].items()) + list(L["mu"].items()):
        m = margin(v)
        out(f"    {k:<16} {m[fl].min():5.1f} / {m.min():5.1f}")
    pr = min(s["pairs"].values())
    out(f"  rules: min same-part pin spacing {pr:.2f} mm (>= {PIN_MIN}); envelope violation "
        f"{sum(s['env'].values()):.2f} mm; in-plane clearances (mm, >= {GAP}): " +
        ", ".join(f"{k} {v:.2f}" for k, v in s["clear"].items()))
    r2, c2, o2 = L["rules"]
    out(f"  loop 2 rules: P1 crank PIP-A {r2['rA']:.2f}, P3 crank DIP-B {r2['rB']:.2f} mm (>= {PIN_MIN})" +
        (f", A-Q spacing on P1 {r2['A_Q']:.2f} mm (>= {PIN_MIN})" if "A_Q" in r2 else "") +
        f"; hard clearances (mm, >= {GAP}): " + ", ".join(f"{k} {v:.2f}" for k, v in c2.items()))
    ov = [k for k, v in o2.items() if v < 0]
    out("  L2 overlaps in-plane with (=> different layer): " + (", ".join(ov) if ov else "none"))
    P = full_pose(lay, x, s, L)
    nl, conf = layer_count(s["bars"] + [("L2", "A", "B", 2)], P)
    out(f"  centre-region layers needed by the bars (overlap graph colouring): {nl}; overlaps: " +
        "; ".join(f"{k}-{','.join(v)}" for k, v in conf.items() if v))
    out(f"  Newton check (generic body/pin model incl. loop 2): residual {g['err']:.1e}, max |closed form - Newton| "
        f"MCP {np.abs(np.degrees(g['mcp']) - mcp).max():.1e}, PIP {np.abs(np.degrees(g['pip']) - pip).max():.1e}, "
        f"DIP {np.abs(np.degrees(g['dip']) - dip).max():.1e} deg")
    out(f"  pin play ({PLAY} mm radial in every finger pin, worst-case linear stack) and speed ratios:")
    for f, r in g["rows"].items():
        extra = ""
        if ref is not None:
            rr = ref["g"]["rows"][f]
            extra = (f"; vs current: tip force per Link torque x{rr['vtip'] / r['vtip']:.2f}, PIP torque per Link torque "
                     f"x{rr['dpip_dpsi'] / r['dpip_dpsi']:.2f}")
        out(f"    f = {f:+3.0f}: MCP +-{r['play_mcp']:.2f}, PIP +-{r['play_pip']:.2f}, DIP +-{r['play_dip']:.2f} deg, "
            f"tip +-{r['play_tip']:.2f} mm; dPIP/dpsi {r['dpip_dpsi']:.2f}, tip speed {r['vtip']:.0f} mm/rad{extra}")
    if LAYOUTS[lay]["parts"]:
        out(f"  cost vs the current design: +{LAYOUTS[lay]['parts']} parts ({NEW_PARTS[lay]}), +{LAYOUTS[lay]['pins']} "
            f"pins ({NEW_PINS[lay]}): {7 + LAYOUTS[lay]['pins']} finger pin joints instead of 7")
    d.update(nl=nl, P=P)


# ------------------------------------------------------------------ figure
def sketch(ax, d, i, title):
    from matplotlib.patches import Circle
    s, L, P = d["s"], d["L"], d["P"]
    at = {k: v[i] for k, v in P.items()}
    mcp, pip, dip = (np.degrees(a[i]) for a in (s["mcp"], s["pip"], L["dip"]))
    psi = PSI[i]
    base = O_L + rot(np.array([3.596, -11.051]) - O_L, psi)  # rod-ball centre (stock Link frame)
    ax.plot(*np.c_[O_M, O_L], color=ps.INK2, lw=6, alpha=0.35, solid_capstyle="round")
    ax.plot(*np.c_[O_L, base], color=ps.C[0], lw=2)
    foot = lambda p0: rot(np.array([p0[0], 0.0]), s["mcp"][i])  # noqa: E731  (P1 axis point under a P1 pin)
    ax.plot(*np.c_[O_M, at["PIP"]], color=ps.C[1], lw=4.5, label="P1 proximal")
    ax.plot(*np.c_[foot(L["A0"]), at["A"]], color=ps.C[1], lw=2)
    if "Q" in s["geom"]:
        ax.plot(*np.c_[foot(s["geom"]["Q"]), at["Q"]], color=ps.C[1], lw=2)
    ax.plot(*np.c_[at["PIP"], at["DIP"]], color=ps.C[2], lw=4.5, label="P2 middle")
    for k in s.get("p2pins", {}):
        ax.plot(*np.c_[at["PIP"], at[k]], color=ps.C[2], lw=2)
    ax.plot(*np.c_[at["DIP"], at["TIP"]], color=ps.C[3], lw=4.5, label="P3 distal")
    ax.plot(*np.c_[at["DIP"], at["B"]], color=ps.C[3], lw=2)
    seen = set()
    for name, a, b, col in s["bars"]:
        lab = ("Link (input)" if name == "Link" else f"{name} (new)") if name not in seen else None
        seen.add(name)
        ax.plot(*np.c_[at[a], at[b]], color=VIOLET if col == 3 else ps.C[col], lw=3 if name == "Link" else 2.5,
                label=lab, solid_capstyle="round")
    ax.plot(*np.c_[at["A"], at["B"]], color=ps.INK2, lw=2, label="L2 DIP coupler")
    pins = ["O_M", "O_L", "PIP", "DIP", "A", "B"] + list(s["geom"])
    for k in pins:
        ax.add_patch(Circle(at[k], 1.0, color=ps.SURFACE, ec=ps.INK, lw=1.0, zorder=5))
        ax.annotate(k, at[k], xytext=(3, 3), textcoords="offset points", fontsize=7, color=ps.INK2, zorder=6)
    ax.plot(*at["TIP"], "o", color=ps.C[3], ms=6, mec=ps.SURFACE, mew=1.5, zorder=6)
    ax.set_title(f"{title}: MCP {mcp:.0f}, PIP {pip:.0f}, DIP {dip:.0f}", fontsize=9.5)
    ax.set_aspect("equal")
    ax.set_xlim(-30, 95)
    ax.set_ylim(-75, 25)
    ax.set_xlabel("y (mm)")
    ax.set_ylabel("z (mm, dorsal +)")


def make_figure(cur, finals, rec, other, table, path):
    import matplotlib.pyplot as plt
    ps.setup()
    fig = plt.figure(figsize=(17, 15.5))
    gs = fig.add_gridspec(3, 3, height_ratios=[1.0, 0.95, 0.95], hspace=0.3, wspace=0.22, top=0.955, bottom=0.04)
    # (1) joint angles vs f
    ax = fig.add_subplot(gs[0, 0])
    sty = {"cur": (0, (4, 2)), rec: "-", other: (0, (1, 1.5))}
    names = {"cur": "current 4-bar", rec: LAYOUTS[rec]["label"].split(" six")[0], other: LAYOUTS[other]["label"].split(" six")[0]}
    for key, d in (("cur", cur), (rec, finals[rec]), (other, finals[other])):
        for j, (lab, arr) in enumerate((("MCP", d["s"]["mcp"]), ("PIP", d["s"]["pip"]), ("DIP", d["L"]["dip"]))):
            ax.plot(F_EVAL, np.degrees(arr), color=ps.C[j], ls=sty[key], lw=2.2 if key == rec else 1.5,
                    label=f"{lab}, {names[key]}")
    ax.axvline(cur["info"]["f_s"], color=ps.INK2, lw=1)
    ax.axhline(100, color=ps.GRID, lw=1.2)
    ax.set_xlabel("flexion command f (deg), a = 0")
    ax.set_ylabel("joint angle (deg)")
    ax.set_title("Joint angles over the servo travel")
    ax.legend(loc="upper left", fontsize=7, ncol=1)
    # (2) trade-off
    ax = fig.add_subplot(gs[0, 1])
    for j, lay in enumerate(("4bar", "watt", "steph", "vp")):
        mus = sorted(m for (l_, m) in table if l_ == lay)
        v = np.array([table[(lay, m)] for m in mus], float)
        ax.plot(mus, np.minimum(v, PIP_CAP), "o-", color=ps.C[j], label=LAYOUTS[lay]["label"], lw=2, ms=5)
    ax.plot([cur["info"]["m_fl"]], [cur["info"]["pip90"]], "s", color=ps.INK, ms=7, label="current design (P2 crank 5.48 mm)")
    ax.axhline(100, color=ps.INK2, lw=1, ls=(0, (4, 2)))
    ax.axhline(PIP_CAP, color=ps.GRID, lw=1)
    ps.note(ax, f"MCP(+90) in [{MCP_LO:.0f}, {MCP_HI:.0f}], straight at f >= -56,\nwhole-travel limit min(mu, 25); "
                f"PIP capped at {PIP_CAP:.0f} in the search", xy=(0.01, 0.12))
    ax.set_xlabel("required transmission margin in the flexion range (deg)")
    ax.set_ylabel("best PIP at f = +90 (deg)")
    ax.set_title("Best achievable PIP vs transmission limit")
    ax.set_ylim(0, PIP_CAP + 8)
    ax.legend(loc="lower left", fontsize=7.5, bbox_to_anchor=(0.0, 0.2))
    # (3) transmission margins of the recommended design
    ax = fig.add_subplot(gs[0, 2])
    d = finals[rec]
    for j, (k, v) in enumerate(list(d["s"]["mu"].items()) + list(d["L"]["mu"].items())):
        ax.plot(F_EVAL, margin(v), color=ps.C[j % 5], ls="-" if j < 5 else (0, (3, 1.5)), label=k)
    ax.axhspan(0, MU_FL_REC, color=ps.C[4], alpha=0.07, lw=0)
    ax.axhline(MU_ALL_REC, color=ps.C[4], lw=1, ls=(0, (2, 2)))
    ax.axvline(d["info"]["f_s"], color=ps.INK2, lw=1)
    ax.set_ylim(0, 92)
    ax.set_xlabel("flexion command f (deg)")
    ax.set_ylabel("distance from a dead point (deg)")
    ax.set_title(f"Transmission, {names[rec]} (shaded < {MU_FL_REC:.0f})")
    ax.legend(loc="lower left", fontsize=7, ncol=2)
    for row, key in ((1, rec), (2, other)):
        d = finals[key]
        for col, (i, t) in enumerate(((fidx(d["info"]["f_s"]), "straight"), (fidx(0), "f = 0"), (fidx(90), "f = +90"))):
            ax = fig.add_subplot(gs[row, col])
            sketch(ax, d, i, f"{names[key]}, {t}")
            if col == 0:
                ax.legend(loc="lower left", fontsize=7)
    fig.suptitle("Six-bar PIP study (planar, stock drive psi(f), stock gimbal pivots): can PIP reach ~100 deg at MCP ~90?",
                 color=ps.INK, fontsize=12.5, y=0.995)
    fig.savefig(path, dpi=110, bbox_inches="tight")
    plt.close(fig)


# ------------------------------------------------------------------ main
def main():
    ap = argparse.ArgumentParser(description=__doc__, formatter_class=argparse.RawDescriptionHelpFormatter)
    ap.add_argument("--quick", action="store_true", help="small DE budget, fewer seeds and levels (smoke test)")
    ap.add_argument("--workers", type=int, default=16)
    ap.add_argument("--seeds", type=int, nargs="+", default=[1, 2, 3, 4])
    args = ap.parse_args()
    run(args)


def run(args):
    t0 = time.time()
    quick = args.quick
    seeds = args.seeds[:2] if quick else args.seeds
    big, small = ((12, 150), (12, 80)) if quick else ((20, 700), (20, 200))
    levels = (25.0, 40.0, 55.0) if quick else MU_LEVELS
    vp_levels = (0.0, 25.0) if quick else VP_LEVELS
    tasks = [(lay, m, MU_FL_REC, MU_ALL_REC, sd, big) for m in TARGET_RMS for lay in ("watt", "steph") for sd in seeds]
    tasks += [("vp", "maxpip", mu, min(mu, MU_ALL_REC), sd, big) for mu in vp_levels for sd in seeds]
    tasks += [(lay, "maxpip", mu, min(mu, MU_ALL_REC), sd, big) for mu in levels for lay in ("watt", "steph")
              for sd in seeds]
    tasks += [("4bar", "maxpip", mu, min(mu, MU_ALL_REC), sd, small) for mu in levels for sd in seeds[:2]]

    out("== Six-bar PIP study for the 3-phalanx finger (planar, mm, finger design frame: y distal, z dorsal)")
    out(f"drive (fixed): stock Link-base angle psi(f), f = -90..+90 -> psi {np.degrees(PSI[0]):.1f}..{np.degrees(PSI[-1]):.1f}"
        f" deg; ground pivots O_M (0, 0), O_L (0, -6); P1 {L1}, P2 {L2}, P3 to tip site {TIP0[0] - L1 - L2:.2f} mm")
    out(f"rules: one assembly branch over the whole travel; MCP, PIP monotonic straight..full; MCP(+90) in "
        f"[{MCP_LO:.0f}, {MCP_HI:.0f}]; hyperextension >= {HYPER_MIN:.0f}; straight pose at f >= -56 (psi_s >= {PSI_S_CUR}, "
        f"same abduction room as the current design); same-part pins >= {PIN_MIN} mm apart; new pivots |z| <= {Z_ENV} "
        f"mm in their phalanx; bars clear the PIP pin (and P1's new pin) by >= {GAP} mm in-plane")
    out(f"transmission: every four-bar (or equivalent four-bar) angle >= mu in the flexion range and >= min(mu, "
        f"{MU_ALL_REC:.0f}) over the whole travel; recommended designs use mu = {MU_FL_REC:.0f} / {MU_ALL_REC:.0f} like "
        "synth_linkage.py")
    out(f"search: {len(tasks)} DE runs (popsize {big[0]}, {big[1]} generations, seeds {seeds}) + bounded Nelder-Mead "
        f"polish, run in parallel ({args.workers} workers); designs rounded to 0.05 mm / 0.05 deg")
    out("\n-- topology: with a binary ground (only O_M and O_L may be used) and the Link as the only input, the 1-DOF "
        "six-bars that\n   drive both P1 and P2 are: Watt (a) [R pinned to P1 and Link, C to P2], Stephenson (b) "
        "[Link ternary: K to P1, D to P2],\n   Stephenson (c) [P2 hung from the Link on two binaries X, Y], and a Stephenson "
        "with a floating ternary between Link and P2\n   tied to P1 (not studied: it is (c) with one hanger moved onto P1). "
        "Every option adds 2 parts and 3 pin joints.")

    res = {}
    with Pool(args.workers) as pool:
        for k, (task, x, c, dt) in enumerate(pool.imap_unordered(de_task, tasks)):
            key = task[:4]
            if key not in res or c < res[key][1]:
                res[key] = (x, c)
            print(f"  [{k + 1}/{len(tasks)}] {task[0]:<5} {task[1]:<6} mu {task[2]:4.0f} seed {task[4]}: cost {c:9.3f} "
                  f"({dt:.0f} s, total {time.time() - t0:.0f} s)", flush=True)

    # ---- current design under these rules
    xc, sc, ic, Lc, dev = current_design()
    cur = dict(lay="4bar", x=xc, s=sc, info=ic, L=Lc, g=generic_check("4bar", xc, sc, Lc))
    describe("CURRENT design.json (crossed four-bar), for reference", cur)
    out(f"  this framework vs three_segment/linkage.Design on design.json: max |difference| {dev:.1e} deg")
    out(f"  note: its P2 crank PIP-P4 is 5.48 mm (< the {PIN_MIN} mm pin rule used here), which is why the re-optimised "
        "4-bar baseline below is a little lower")

    # ---- trade-off table (monotone envelope: a design that meets a stricter limit also meets a looser one)
    found = {}
    for (lay, mode, mu, mall), (x, _) in res.items():
        if mode != "maxpip":
            continue
        s, info = evaluate(lay, x, mu, mall)
        if info is not None and info["feasible"]:
            found[(lay, mu)] = (info["pip90"], info["mcp90"], x)
    table = {}
    out(f"\n-- best PIP at f = +90 vs the transmission limit (MCP(+90) in [{MCP_LO:.0f}, {MCP_HI:.0f}], straight at "
        f"f >= -56; search capped at PIP {PIP_CAP:.0f};\n   six-bar + P1/P2 drive only, loop 2 not included here; "
        "'-' = no design found that meets all rules; value = best over the levels >= mu)")
    out("   mu flex / whole   4-bar   (a) Watt  (b) Stephenson  (c) virtual-P4      [MCP(+90) of each]")
    for mu in sorted(set(levels) | set(vp_levels)):
        row, mrow = [], []
        for lay in ("4bar", "watt", "steph", "vp"):
            cands = [v for (l_, m), v in found.items() if l_ == lay and m >= mu]
            searched = any(l_ == lay and m == mu for (l_, _, m, _) in res)
            if not cands or not searched:
                row.append("      -" if searched else "    n/a")
                mrow.append("  -  ")
                if searched:
                    table[(lay, mu)] = np.nan
                continue
            pip90, mcp90, _ = max(cands, key=lambda v: v[0])
            table[(lay, mu)] = pip90
            row.append(f"{pip90:7.1f}" + ("+" if pip90 >= PIP_CAP - 0.5 else " "))
            mrow.append(f"{mcp90:5.1f}")
        out(f"   {mu:4.0f} / {min(mu, MU_ALL_REC):4.0f}     " + "  ".join(f"{r:>8}" for r in row) + "     [" +
            " ".join(mrow) + "]")
    for lay in ("watt", "steph"):
        ok = [m for (l_, m), v in table.items() if l_ == lay and np.isfinite(v) and v >= 100.0]
        out(f"   {LAYOUTS[lay]['label']}: PIP >= 100 reachable up to a flexion-range margin of "
            f"{max(ok) if ok else float('nan'):.0f} deg (of the levels tried)")

    # ---- the PIP-100 designs (target mode, loop 2 synthesised jointly) + the best (c)
    finals = {}
    for lay in ("watt", "steph"):
        x, _ = res[(lay, "target", MU_FL_REC, MU_ALL_REC)]
        finals[lay] = finish(lay, x, "target", MU_FL_REC, MU_ALL_REC, seeds[0], quick)
    vp_mu = 25.0
    vp_c = [v for (l_, m), v in found.items() if l_ == "vp" and m >= vp_mu]
    x_vp = max(vp_c, key=lambda v: v[0])[2] if vp_c else res[("vp", "maxpip", vp_mu, vp_mu)][0]
    finals["vp"] = finish("vp", x_vp, "maxpip", vp_mu, vp_mu, seeds[0], quick)
    for lay, tag in (("watt", "DESIGN (a), target PIP 100, max transmission, loop 2 synthesised jointly"),
                     ("steph", "DESIGN (b), target PIP 100, max transmission, loop 2 synthesised jointly"),
                     ("vp", f"DESIGN (c), best PIP found with mu >= {vp_mu:.0f} (cannot reach the target)")):
        describe(tag, finals[lay], ref=cur)

    out("\n-- sensitivity: the same PIP-100 designs when the curl must stay near-proportional (rms <= 6 deg from "
        f"PIP = {K_TARGET:.2f} MCP; current design: {cur['info']['rms']:.1f})")
    for lay in ("watt", "steph"):
        key = (lay, "target6", MU_FL_REC, MU_ALL_REC)
        s6, i6 = evaluate(lay, res[key][0][:nx(lay)], MU_FL_REC, MU_ALL_REC, "target6")
        if i6 is None:
            out(f"   {LAYOUTS[lay]['label']}: no assembling design found")
            continue
        out(f"   {LAYOUTS[lay]['label']}: MCP {i6['mcp90']:.1f}, PIP {i6['pip90']:.1f}, rms {i6['rms']:.1f}, transmission "
            f"margin {i6['m_fl']:.1f} / {i6['m_all']:.1f} (flexion / whole){'' if i6['feasible'] else ' - violates a rule'}"
            f"  vs {finals[lay]['info']['m_fl']:.1f} / {finals[lay]['info']['m_all']:.1f} at rms "
            f"{finals[lay]['info']['rms']:.1f}")

    # ---- comparison and pick
    out("\n-- summary (f = +90 unless stated)")
    out("   design                       MCP    PIP    DIP  f_str  margin flex/whole: drive | incl. loop 2   play PIP@45  "
        "tip force@45  layers  +parts/+pins  all rules  binding angle")
    rows = [("current 4-bar", cur)] + [(LAYOUTS[k]["label"], finals[k]) for k in ("watt", "steph", "vp")]
    for name, d in rows:
        if "nl" not in d:
            P = full_pose(d["lay"], d["x"], d["s"], d["L"])
            d["nl"] = layer_count(d["s"]["bars"] + [("L2", "A", "B", 2)], P)[0]
            d["P"] = P
        r45 = d["g"]["rows"][45.0]
        tf = cur["g"]["rows"][45.0]["vtip"] / r45["vtip"]
        d["m_fl"], d["m_all"], d["rules_ok"] = overall(d)
        fl = F_EVAL >= d["info"]["f_s"] - 1e-9
        mus = {k: margin(v)[fl].min() for k, v in list(d["s"]["mu"].items()) + list(d["L"]["mu"].items())}
        out(f"   {name:<28} {np.degrees(d['s']['mcp'][-1]):5.1f}  {np.degrees(d['s']['pip'][-1]):5.1f}  "
            f"{np.degrees(d['L']['dip'][-1]):5.1f}  {d['info']['f_s']:5.1f}       {d['info']['m_fl']:5.1f} / {d['info']['m_all']:4.1f}"
            f" | {d['m_fl']:5.1f} / {d['m_all']:4.1f}       +-{r45['play_pip']:.2f}       x{tf:.2f}       {d['nl']}     "
            f"+{LAYOUTS[d['lay']]['parts']}/+{LAYOUTS[d['lay']]['pins']}       {'yes' if d['rules_ok'] else 'no ':<3}"
            f"        {min(mus, key=mus.get)}")
    out("   (drive = gimbal-Link-...-P1/P2 linkage only; play = worst-case stack of 0.05 mm radial play in every finger "
        "pin; tip force = per unit Link torque along the tip motion)")
    out("   current: fails only the 6 mm pin rule (P2 crank 5.48)." + (
        "" if finals["vp"]["rules_ok"] else " (c): loop 2 was added after the drive synthesis, not jointly as for "
        "(a)/(b), and clashes in-plane; (c) is no candidate anyway (PIP < 80)."))
    l2m = {k: (finals[k]["L"]["rules"][0]["m_fl"], finals[k]["L"]["rules"][0]["m_all"],
               np.degrees(np.ptp(finals[k]["s"]["pip"]))) for k in ("watt", "steph")}
    out("   loop 2 (DIP coupler) margins flexion / whole at PIP 100: " + ", ".join(
        f"{LAYOUTS[k]['label']} {a:.1f} / {b:.1f} for a {c:.0f} deg PIP swing" for k, (a, b, c) in l2m.items()) +
        f" (current: {cur['L']['rules'][0]['m_fl']:.1f} / {cur['L']['rules'][0]['m_all']:.1f} for "
        f"{np.degrees(np.ptp(cur['s']['pip'])):.0f} deg).\n   So loop 2 is at the 40 / 25 rule too: PIP well beyond "
        "~100 would also need a re-thought DIP drive (or a lower DIP ratio), not just a better six-bar.")
    cand = [k for k in ("watt", "steph") if finals[k]["rules_ok"] and finals[k]["info"]["pip90"] >= 99.5]
    def rank(k):  # drive transmission (loop 2 caps both alike), then layers and the worst-case PIP play
        d = finals[k]
        play = max(r["play_pip"] for r in d["g"]["rows"].values())
        return d["info"]["m_fl"] + 0.5 * d["info"]["m_all"] - 5 * d["nl"] - 2 * play
    rec = max(cand or ["watt", "steph"], key=rank)
    out("   ranking score (drive margin flex + 0.5 drive margin whole - 5 x layers - 2 x worst PIP play over the travel): "
        + ", ".join(f"{LAYOUTS[k]['label']} {rank(k):.1f}" for k in ("watt", "steph")))
    other = "steph" if rec == "watt" else "watt"
    out(f"   -> best layout for PIP 100: {LAYOUTS[rec]['label']} (see the ranking above; build / no-build advice is in "
        "the study summary, not decided here)")
    make_figure(cur, finals, rec, other, table, HERE / "sixbar_study.png")
    out(f"\nfigure: sixbar_study.png   [total {time.time() - t0:.0f} s]")
    (HERE / "sixbar_report.txt").write_text("\n".join(LINES) + "\n")


if __name__ == "__main__":
    main()
